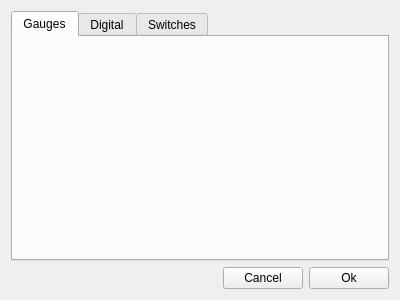
<?xml version="1.0" encoding="UTF-8"?>
<ui version="4.0">
 <class>LogValues</class>
 <widget class="QWidget" name="LogValues">
  <property name="geometry">
   <rect>
    <x>0</x>
    <y>0</y>
    <width>400</width>
    <height>300</height>
   </rect>
  </property>
  <property name="windowTitle">
   <string>Log values editor</string>
  </property>
  <layout class="QGridLayout" name="gridLayout">
   <item row="0" column="0">
    <layout class="QVBoxLayout" name="verticalLayout" stretch="0">
     <property name="sizeConstraint">
      <enum>QLayout::SetMaximumSize</enum>
     </property>
     <item>
      <widget class="QTabWidget" name="tabWidget">
       <property name="tabShape">
        <enum>QTabWidget::Rounded</enum>
       </property>
       <property name="currentIndex">
        <number>0</number>
       </property>
       <widget class="QWidget" name="logGaugesTab">
        <attribute name="title">
         <string>Gauges</string>
        </attribute>
       </widget>
       <widget class="QWidget" name="logBoxesTab">
        <attribute name="title">
         <string>Digital</string>
        </attribute>
       </widget>
       <widget class="QWidget" name="logSwitchesTab">
        <attribute name="title">
         <string>Switches</string>
        </attribute>
       </widget>
      </widget>
     </item>
    </layout>
   </item>
   <item row="1" column="0">
    <layout class="QHBoxLayout" name="horizontalLayout" stretch="0,0,0">
     <property name="sizeConstraint">
      <enum>QLayout::SetMinimumSize</enum>
     </property>
     <item>
      <spacer name="horizontalSpacer">
       <property name="orientation">
        <enum>Qt::Horizontal</enum>
       </property>
       <property name="sizeHint" stdset="0">
        <size>
         <width>40</width>
         <height>20</height>
        </size>
       </property>
      </spacer>
     </item>
     <item>
      <widget class="QPushButton" name="pushButton_2">
       <property name="text">
        <string>Cancel</string>
       </property>
      </widget>
     </item>
     <item>
      <widget class="QPushButton" name="pushButton">
       <property name="text">
        <string>Ok</string>
       </property>
      </widget>
     </item>
    </layout>
   </item>
  </layout>
 </widget>
 <resources/>
 <connections/>
</ui>
